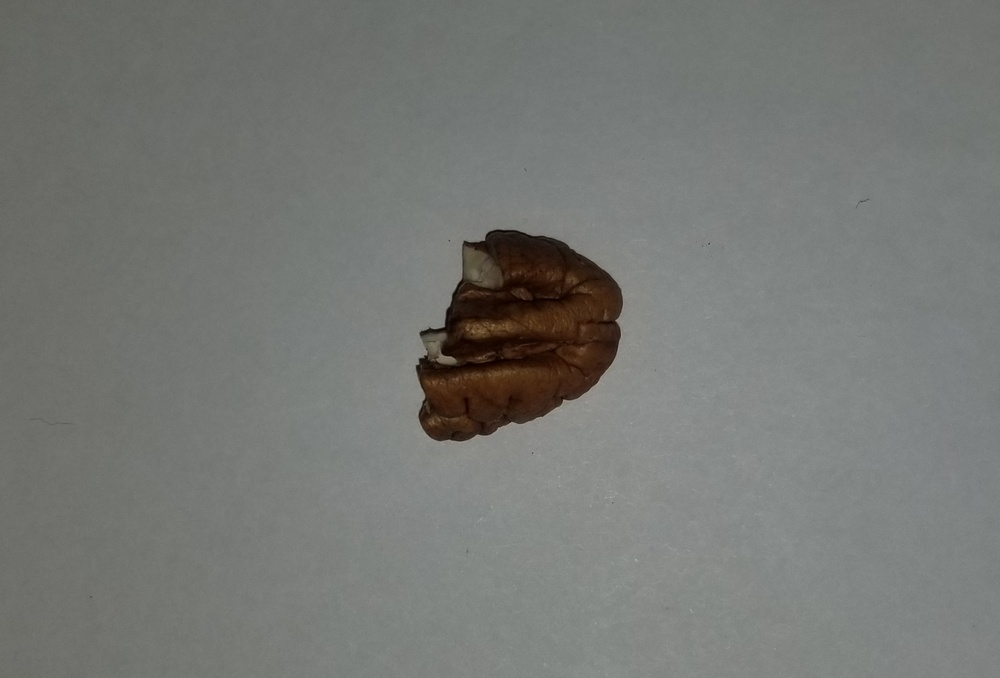
%> input picture Pecan Test Images/20220315_132356.jpg, 1000 x 678 px, shrunk from 1984 x 1346 before the run
$ octave PHE_m2.m   (GNU Octave 9; MATLAB toolbox functions it lacks are replaced by stand-ins)
%> lines starting %> are read from the running program, lines starting %| are printed output that depends on the picture; in (x1, y1, x2, y2) boxes, pixels count from 0 and x2, y2 are one past the last pixel; in counts of white or black regions, pixels touching at a corner belong together; the program's own positions count from 1
### convex_area_estimator.m
function [a,bw] = convex_area_estimator(path)
%> called with path = 'Pecan Test Images/20220315_132356.jpg'

%%%%%%%%%%%%%%%%%%%%%%%%%%%%%%%%%%%%%%%%%%%%%%%%%%%%%%%%%%%%%%%%%%%%%%%%%%%
% DDSL - Pecan Project
%
% Image processing script to get estimate of convex area of pecan
%
% Author: Dani Agramonte
% Last Updated: 03.15.22
%
%%%%%%%%%%%%%%%%%%%%%%%%%%%%%%%%%%%%%%%%%%%%%%%%%%%%%%%%%%%%%%%%%%%%%%%%%%%

% Change the current folder to the folder of this m-file.
if(~isdeployed)
  cd(fileparts(which(mfilename)));
end

clc;  % Clear command window.
workspace;  % Make sure the workspace panel is showing.

currentFolder = pwd;
FullFileName = fullfile(currentFolder,path);

I = imread(FullFileName);
%> I is the input picture: size 678x1000x3 uint8; mean R, G, B 118, 119.9, 116.6
X = imbinarize(I);
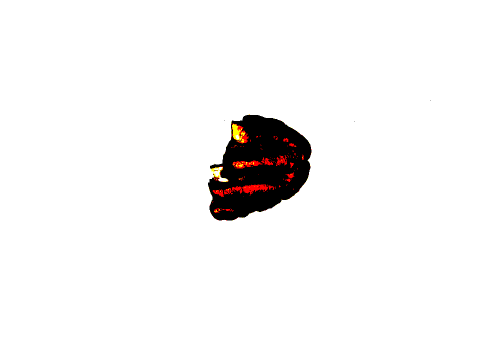
%> X: size 678x1000x3 logical (shown at 1/2 size); mean R, G, B 0.96, 0.956, 0.955
bw = ~X(:,:,2);
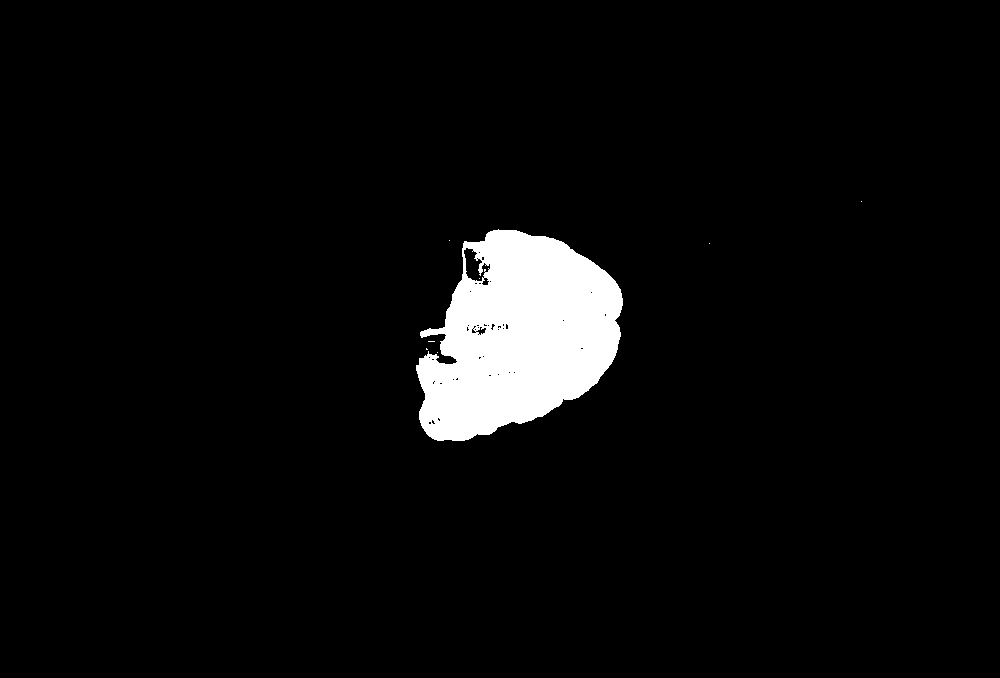
%> bw: size 678x1000 logical; 4.4% white; 8 white regions (7 under 20 px), largest, box (x1, y1, x2, y2) and area: (416, 229, 623, 441) 29903
SE  = strel('Disk',3,4);
bw = imclose(bw, SE);
%> bw: size 678x1000 logical; 4.5% white; 5 white regions (4 under 20 px), largest, box (x1, y1, x2, y2) and area: (416, 229, 623, 441) 30237
bw = imfill(bw,'holes');
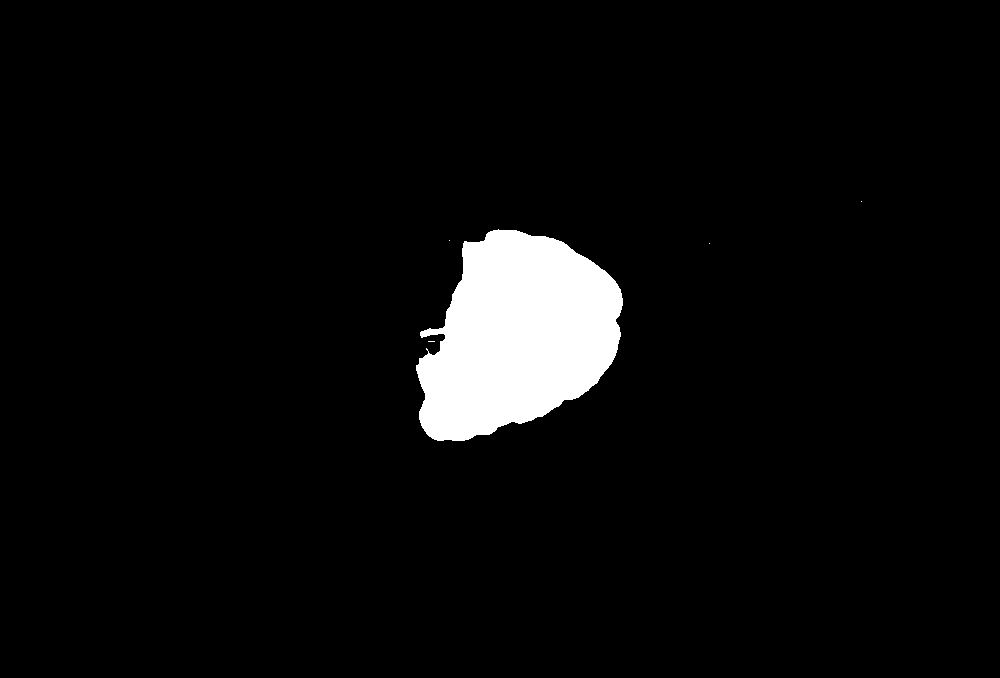
%> bw: size 678x1000 logical; 4.5% white; 5 white regions (4 under 20 px), largest, box (x1, y1, x2, y2) and area: (416, 229, 623, 441) 30690
bw = bwareafilt(bw,1);
%> bw: size 678x1000 logical; 4.5% white; 1 white region, box (x1, y1, x2, y2) and area: (416, 229, 623, 441) 30690

s = regionprops(bw,'ConvexArea');
%> s = {ConvexArea 33020}
a = s(1).ConvexArea;
%> a = 33020

### PHE_m2.m
%%%%%%%%%%%%%%%%%%%%%%%%%%%%%%%%%%%%%%%%%%%%%%%%%%%%%%%%%%%%%%%%%%%%%%%%%%%
% DDSL - Pecan Project
%
% Estimate area of a pecan by fitting an ellipse to the boundary of the
% pecan and comparing the areas
%
% Author: Dani Agramonte
% Last Updated: 03.15.22
%
%%%%%%%%%%%%%%%%%%%%%%%%%%%%%%%%%%%%%%%%%%%%%%%%%%%%%%%%%%%%%%%%%%%%%%%%%%%

% Change the current folder to the folder of this m-file.
if(~isdeployed)
  cd(fileparts(which(mfilename)));
end

clear;
clc;

[half_area_est,bw] = convex_area_estimator('Pecan Test Images/20220315_132356.jpg');
%> half_area_est = 33020
bound = edge(bw);
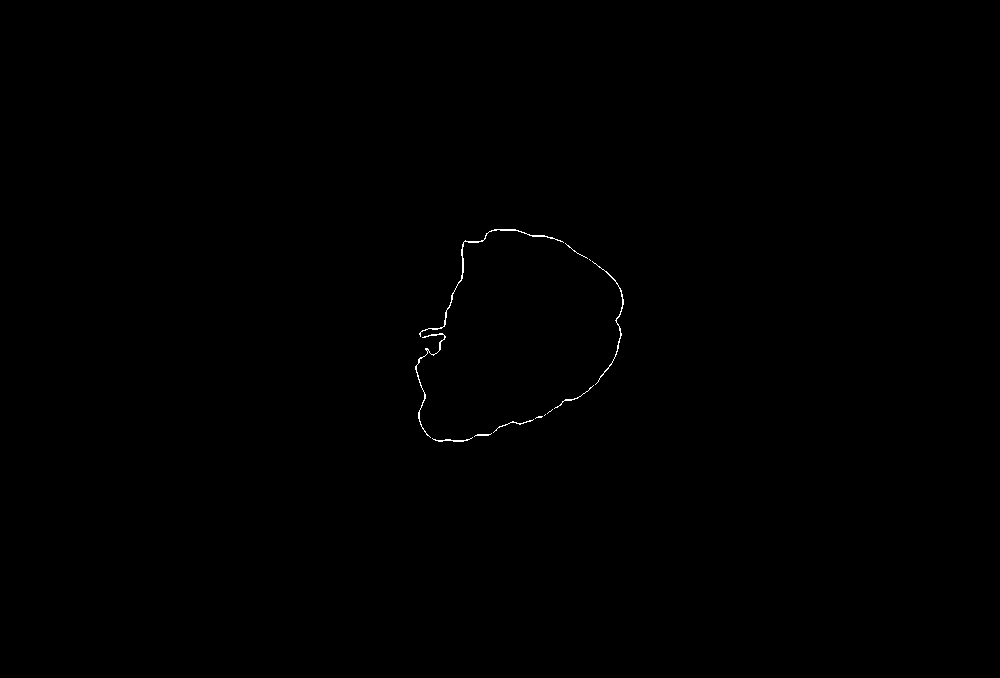
%> bound: size 678x1000 logical; 0.15% white in thin lines or dots, all inside (x1, y1, x2, y2) = (415, 229, 624, 442)
[x,y] = find(bound);
%> x = 990 values from 230 to 442; y = 990 values from 416 to 624

% [23 lines of commented-out code are left out]
s = regionprops(bw, 'Orientation', 'MajorAxisLength', ...
    'MinorAxisLength', 'Eccentricity', 'Centroid');
%> s = 1 region; Centroid, MajorAxisLength, MinorAxisLength, Eccentricity and Orientation: [518.5 336.6] 234.7 173.2 0.675 48.48
imshow(bw)
hold on

phi = linspace(0,2*pi,50);
cosphi = cos(phi);
sinphi = sin(phi);

for k = 1:length(s)
    xbar = s(k).Centroid(1);
    ybar = s(k).Centroid(2);

    a = s(k).MajorAxisLength/2;
    b = s(k).MinorAxisLength/2;

    theta = pi*s(k).Orientation/180;
    R = [ cos(theta)   sin(theta)
         -sin(theta)   cos(theta)];

    xy = [a*cosphi; b*sinphi];
    xy = R*xy;

    x = xy(1,:) + xbar;
    y = xy(2,:) + ybar;

    plot(x,y,'r','LineWidth',2);
end
%> this loop made 1 pass
%> (xbar, ybar, a, b, theta, R) on pass 1: (518.5, 336.6, 117.3, 86.6, 0.846, [0.663 0.749; -0.749 0.663])
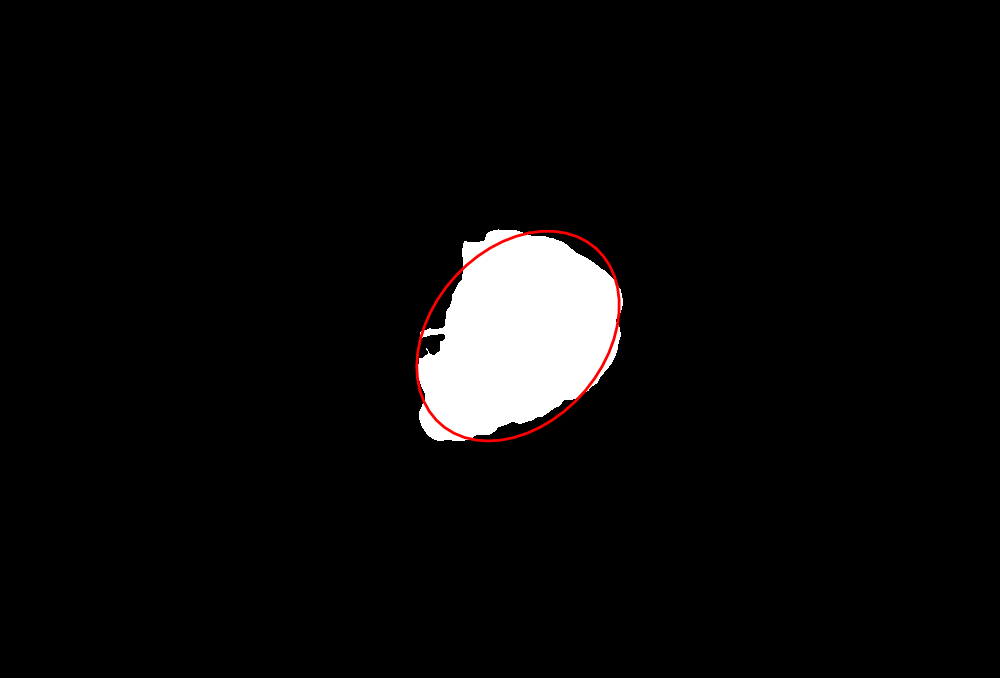
%> figure redrawn from the program's plot data
hold off

$ run again, with Pecan Test Images/20220227_142257.jpg copied over Pecan Test Images/20220315_132356.jpg
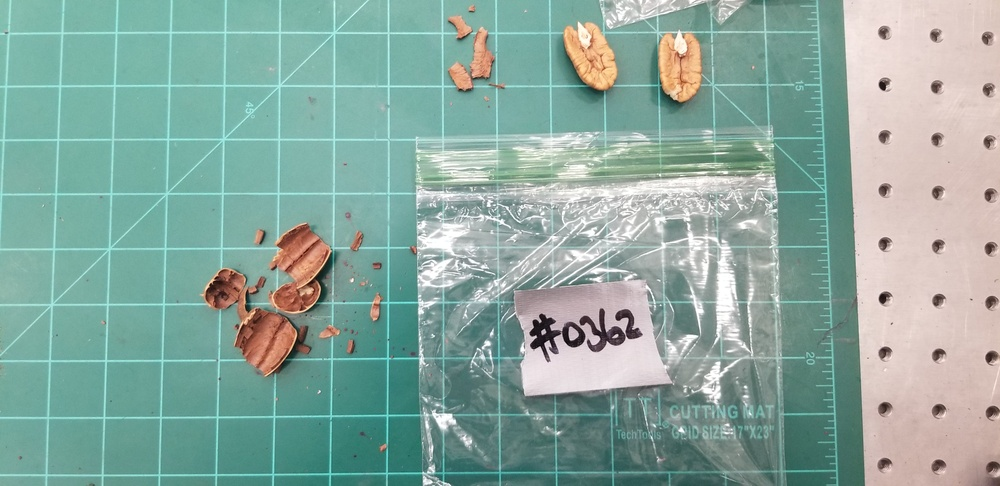
%> input picture Pecan Test Images/20220227_142257.jpg, 1000 x 486 px, shrunk from 4032 x 1960 before the run
%> in convex_area_estimator, I is the input picture: size 486x1000x3 uint8; mean R, G, B 139.1, 169.1, 160.1
%> in convex_area_estimator, `s = regionprops(bw,'ConvexArea');`: s = {ConvexArea 259676}
%> in convex_area_estimator, `a = s(1).ConvexArea;`: a = 259676
%> `bound = edge(bw);`:
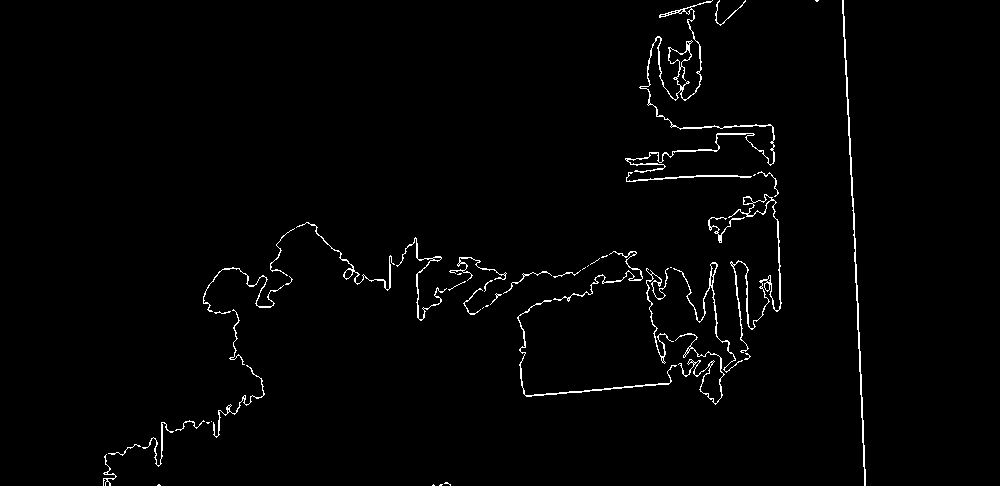
%> bound: size 486x1000 logical; 1.6% white in thin lines or dots, all inside (x1, y1, x2, y2) = (103, 0, 866, 486)
%> x = 7852 values from 1 to 486; y = 7852 values from 104 to 866
%> `s = regionprops(bw, 'Orientation', 'MajorAxisLength', 'MinorAxisLength..`: s = 1 region; Centroid, MajorAxisLength, MinorAxisLength, Eccentricity and Orientation: [572.7 327.3] 882 449.7 0.86 20.86
%> the loop `for k = 1:length(s)` made 1 pass
%> (xbar, ybar, a, b, theta, R) on pass 1: (572.7, 327.3, 441, 224.9, 0.364, [0.934 0.356; -0.356 0.934])
%> after the loop `for k = 1:length(s)`:
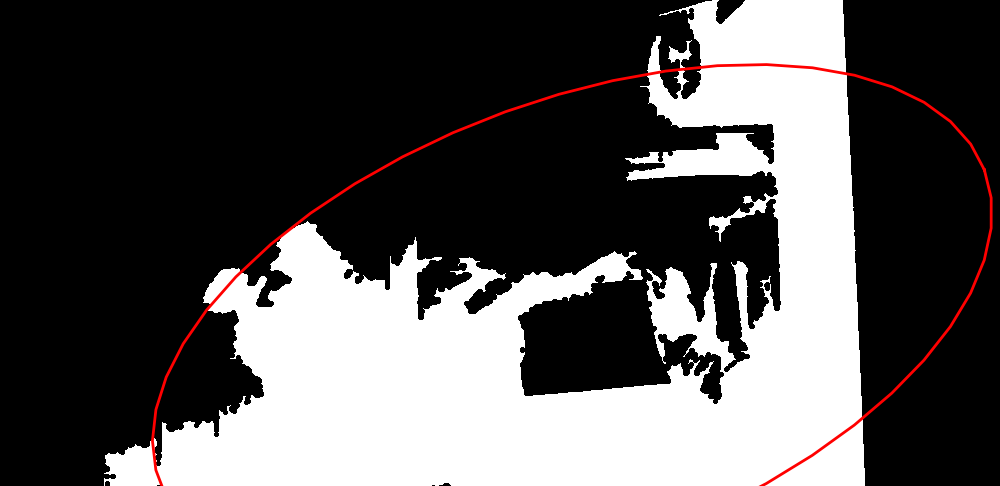
%> figure redrawn from the program's plot data

$ run again, with Pecan Test Images/20220314_182645.jpg copied over Pecan Test Images/20220315_132356.jpg
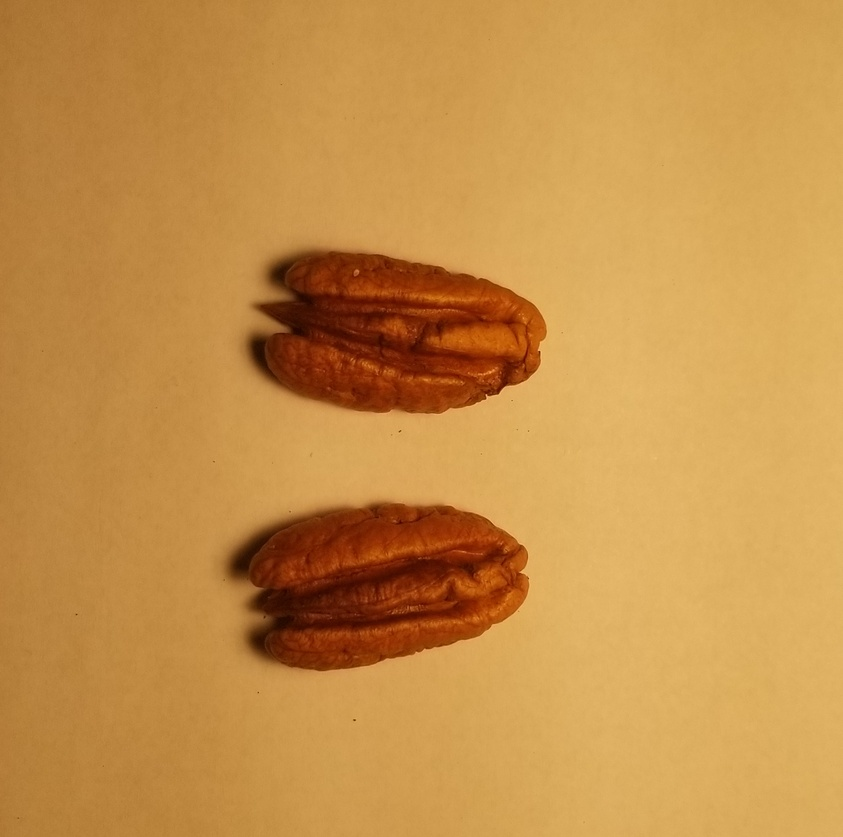
%> input picture Pecan Test Images/20220314_182645.jpg, 843 x 837 px, shrunk from 1772 x 1761 before the run
%> in convex_area_estimator, I is the input picture: size 837x843x3 uint8; mean R, G, B 197.8, 144.3, 73.5
%> in convex_area_estimator, `bw = ~X(:,:,2);`:
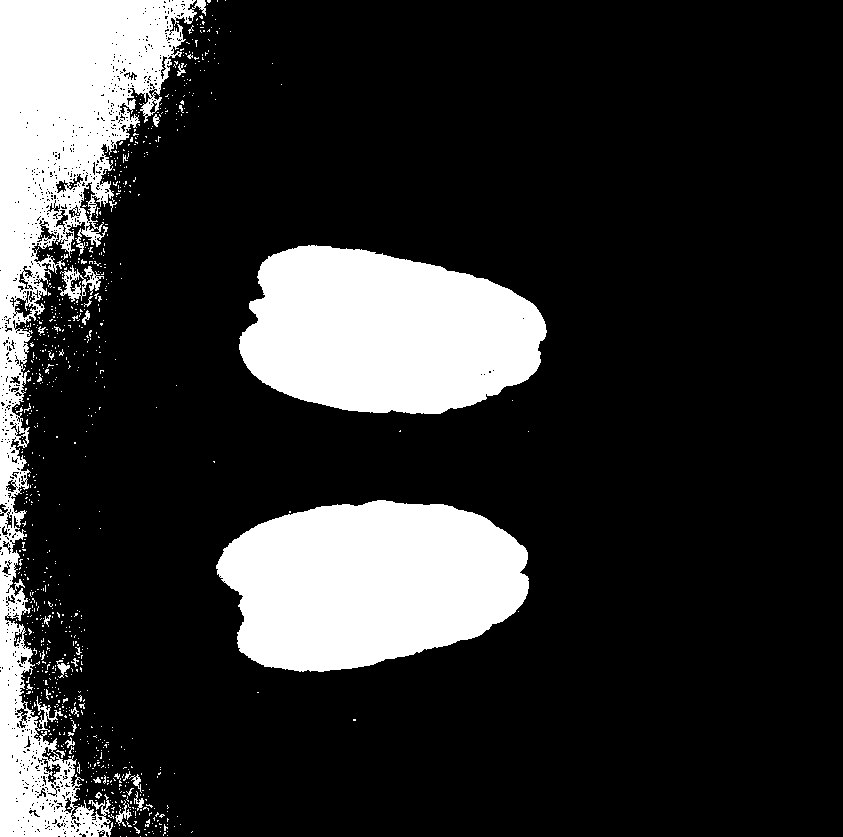
%> bw: size 837x843 logical; 19.2% white; 867 white regions (836 under 20 px), largest, box (x1, y1, x2, y2) and area: (0, 0, 206, 837) 50238, (216, 500, 529, 672) 41052, (239, 245, 547, 414) 39668
%> in convex_area_estimator, `s = regionprops(bw,'ConvexArea');`: s = {ConvexArea 159612}
%> in convex_area_estimator, `a = s(1).ConvexArea;`: a = 159612
%> bound: size 837x843 logical; 0.51% white in thin lines or dots, all inside (x1, y1, x2, y2) = (0, 0, 213, 837)
%> x = 3564 values from 1 to 837; y = 3564 values from 1 to 213
%> `s = regionprops(bw, 'Orientation', 'MajorAxisLength', 'MinorAxisLength..`: s = 1 region; Centroid, MajorAxisLength, MinorAxisLength, Eccentricity and Orientation: [61.2 330] 1127.6 179.6 0.987 86.86
%> the loop `for k = 1:length(s)` made 1 pass
%> (xbar, ybar, a, b, theta, R) on pass 1: (61.16, 330, 563.8, 89.79, 1.52, [0.0547 0.999; -0.999 0.0547])
%> after the loop `for k = 1:length(s)`:
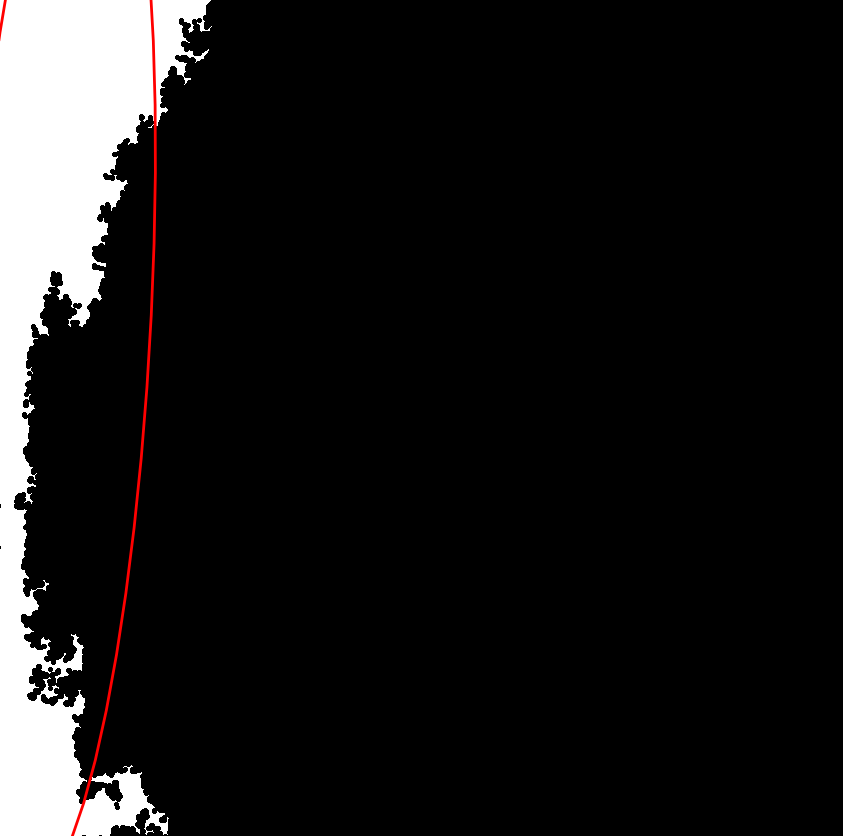
%> figure redrawn from the program's plot data
